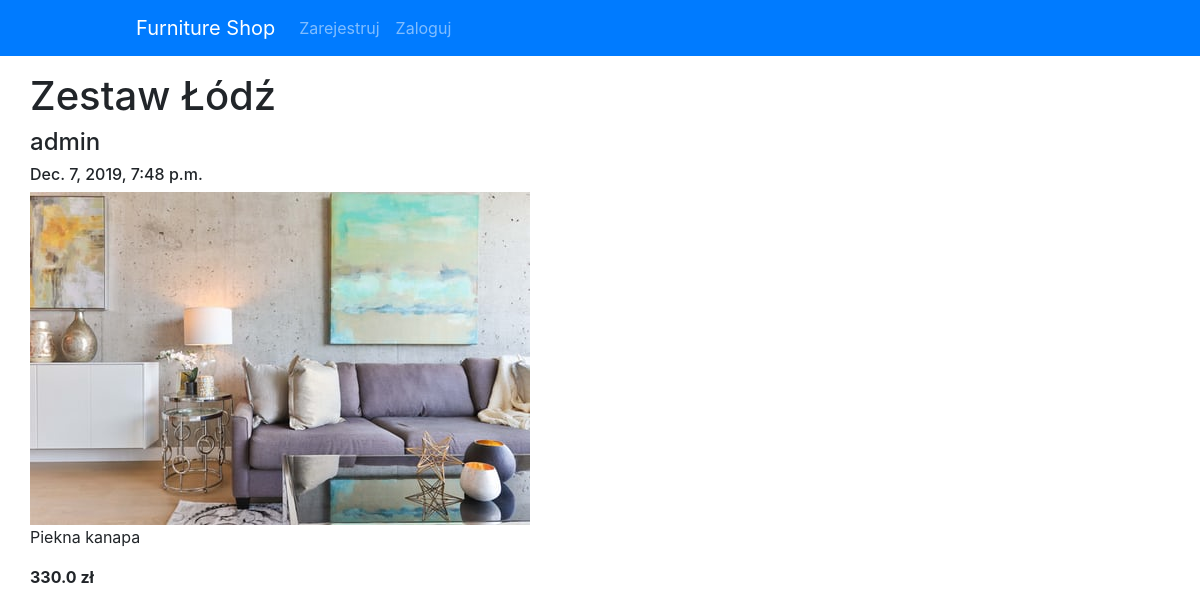
Before: /index/product_detail/3/ with the older database file.
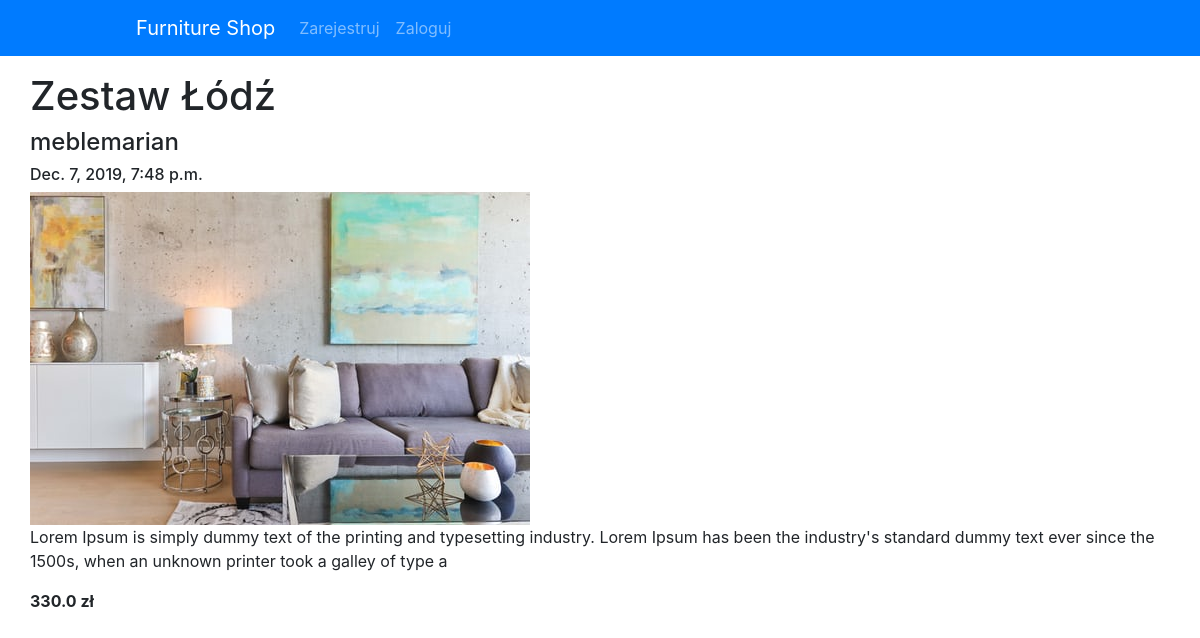
After: the same page with the newer database file.
### index/models.py (models this page shows, shortened)
class Product(models.Model):
    name = models.CharField(max_length=200)
    manufacturer = models.ForeignKey('auth.User', on_delete=models.CASCADE)
    description = models.CharField(max_length=200)
    created_date = models.DateTimeField(default=timezone.now)
    price = models.FloatField()
    photo = models.ImageField(upload_to = 'media/', max_length=255, null=True, blank=True)

### index/views.py (the view)
# urls.py: path('product_detail/<pk>/', views.product_detail, name='product_detail'),
def product_detail(request, pk):
    product = get_object_or_404(Product, pk=pk)
    return render(request, 'index/product_detail.html', {'product': product})

### index/templatetags/group_tag.py (called while the page is built)
@register.filter(name='group_tag')
def group_tag(user, group_name):
    group = Group.objects.get(name=group_name)
    return True if group in user.groups.all() else False

### index/templates/index/product_detail.html (shortened to what this page needs)
{% extends 'index/base.html' %}
{% load staticfiles %}
{% load group_tag %}
{% block content %}
<div class="product">
    <h1>{{ product.name }}</h1>
    <h4>{{ product.manufacturer }}</h4>
    <h6>
        <div class="date">
            {{ product.created_date }}
        </div>
    </h6>
    {% if product.photo %}
    <img src="{{ product.photo.url}}">
    {% endif %}
    <p>{{ product.description|linebreaksbr }}</p>
    <b>
        <p>{{ product.price|linebreaksbr }} zł</p>
    </b>
</div>
{% endblock %}

Changed rows visible on the page:
changed Product "Zestaw Łódź": manufacturer "admin" → "meblemarian"; description "Piekna kanapa" → "Lorem Ipsum is simply dummy text of the printing and typesetting industry. Lorem Ipsum has been the industry's standard dummy text ever since the 1500s, when an unknown printer took a galley of type a"
